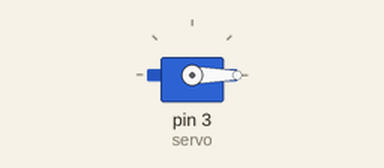
Simulated run of this sketch. Board: Arduino Uno, built with avr-gcc and run on an emulated ATmega328P. Parts: servo.

Above: at 0.05 s.
At 4.0 s:
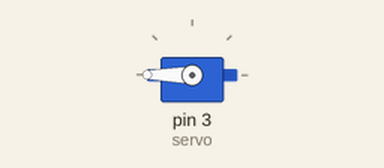
Timing chart, 0 to 5.2 s (numbered marks = the images above):
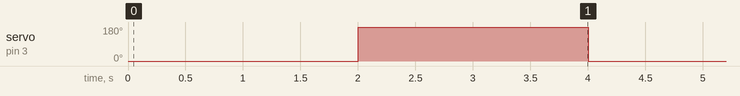

Measured:
- by itself, servo on pin 3 (servo): alternates 180° for 2.0 s and 0° for 2.0 s

The sketch:

Servo_Serial_Adjust.ino
```cpp
#include <Servo.h>

Servo servo;

void setup() {

  servo.attach(3); // Set the servo signal pin

}

void loop()  {

   servo.write(0);  // Set the angle the servo needs to turn
   delay(2000);
   servo.write(180);
   delay(2000);
}
```
